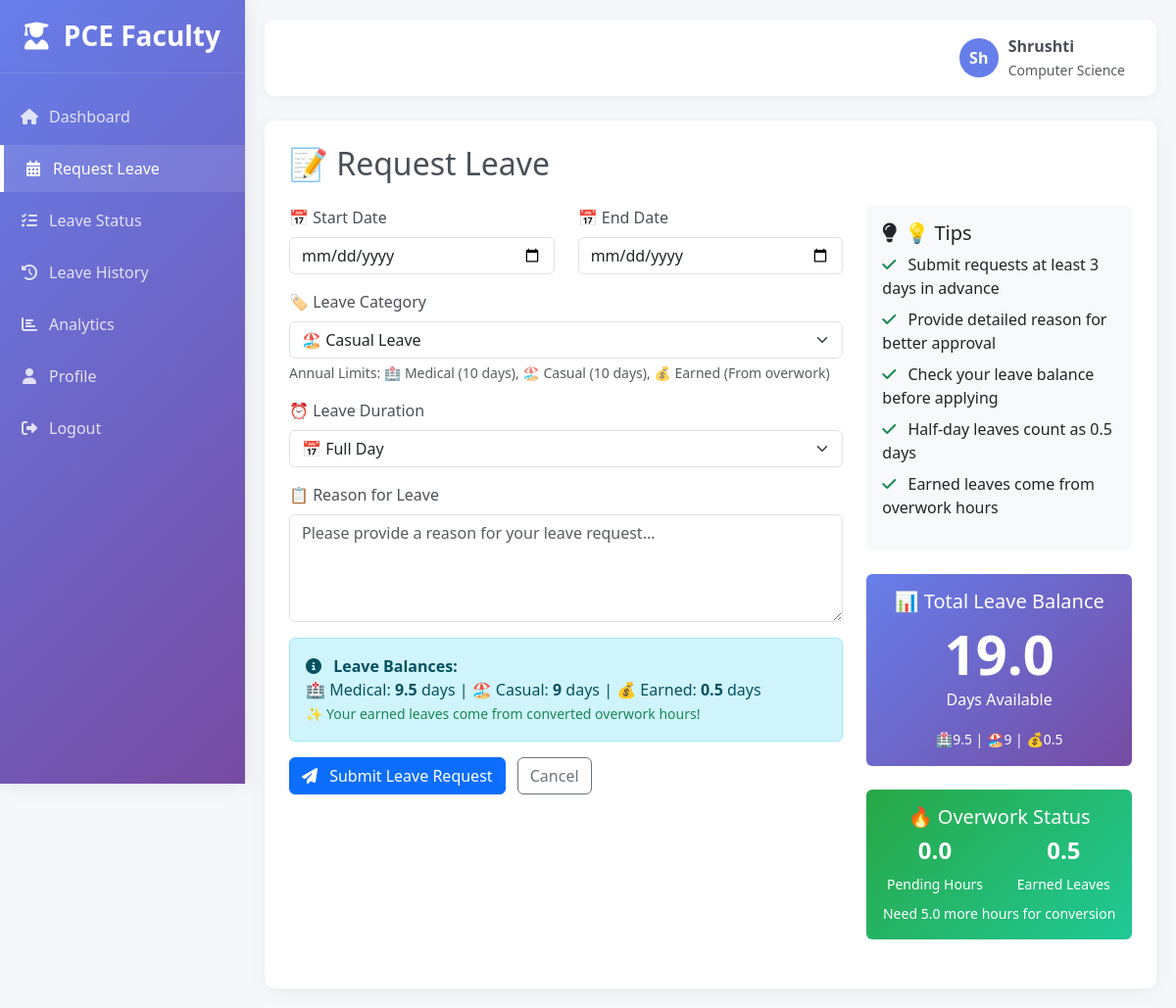
Screenshot of /request_leave (signed in) with the database file from the repository.
### main.py (models this page shows)
class User(UserMixin, db.Model):
    id = db.Column(db.Integer, primary_key=True)
    username = db.Column(db.String(80), unique=True, nullable=False)
    password_hash = db.Column(db.String(255), nullable=False)
    email = db.Column(db.String(120), unique=True, nullable=False)
    full_name = db.Column(db.String(100), nullable=False)
    department = db.Column(db.String(100), nullable=False)
    phone_number = db.Column(db.String(15), nullable=True)
    designation = db.Column(db.String(50), default='Faculty')
    date_of_joining = db.Column(db.Date, nullable=True)
    employee_id = db.Column(db.String(20), unique=True, nullable=True)
    medical_leave_total = db.Column(db.Integer, default=10)
    medical_leave_used = db.Column(db.Integer, default=0)
    medical_leave_left = db.Column(db.Integer, default=10)
    casual_leave_total = db.Column(db.Integer, default=10)
    casual_leave_used = db.Column(db.Integer, default=0)
    casual_leave_left = db.Column(db.Integer, default=10)
    earned_leave_total = db.Column(db.Integer, default=0)
    earned_leave_used = db.Column(db.Integer, default=0)
    earned_leave_left = db.Column(db.Integer, default=0)
    overwork_hours = db.Column(db.Float, default=0.0)
    pending_overwork_hours = db.Column(db.Float, default=0.0)
    reset_token = db.Column(db.String(100), nullable=True)
    reset_token_expiration = db.Column(db.DateTime, nullable=True)
    current_year = db.Column(db.Integer, default=lambda: datetime.now().year)
    created_at = db.Column(db.DateTime, default=datetime.utcnow)
    updated_at = db.Column(db.DateTime, default=datetime.utcnow, onupdate=datetime.utcnow)

### main.py (the view, shortened to what this page needs)
@app.route('/request_leave', methods=['GET', 'POST'])
@login_required
def request_leave():
    return render_template('request_leave.html', user=current_user)

### main.py (called while the page is built)
@login_manager.user_loader
def load_user(user_id):
    return db.session.get(User, int(user_id))

### templates/request_leave.html (shortened to what this page needs)
{% extends "base.html" %}
{% block content %}
<div class="row">
    <div class="col-12">
        <div class="dashboard-card">
            <h2 class="mb-4">📝 Request Leave</h2>
            <div class="row">
                <div class="col-lg-8">
                    <form method="POST" action="{{ url_for('request_leave') }}" id="leaveForm">
                        <div class="row mb-3">
                            <div class="col-md-6">
                                <label for="start_date" class="form-label">📅 Start Date</label>
                                <input type="date" class="form-control" id="start_date" name="start_date" required>
                            </div>
                            <div class="col-md-6">
                                <label for="end_date" class="form-label">📅 End Date</label>
                                <input type="date" class="form-control" id="end_date" name="end_date" required>
                            </div>
                        </div>
                        <div class="mb-3">
                            <label for="leave_category" class="form-label">🏷️ Leave Category</label>
                            <select class="form-select" id="leave_category" name="leave_category" required>
                                <option value="casual" selected>🏖️ Casual Leave</option>
                            </select>
                            <div class="form-text">
                                Annual Limits: 🏥 Medical (10 days), 🏖️ Casual (10 days), 💰 Earned (From overwork)
                            </div>
                        </div>
                        <div class="mb-3">
                            <label for="leave_type" class="form-label">⏰ Leave Duration</label>
                            <select class="form-select" id="leave_type" name="leave_type">
                                <option value="full_day">📅 Full Day</option>
                            </select>
                        </div>
                        <div class="mb-3">
                            <label for="reason" class="form-label">📋 Reason for Leave</label>
                            <textarea class="form-control" id="reason" name="reason" rows="4" placeholder="Please provide a reason for your leave request..." required></textarea>
                        </div>
                        <div class="mb-3">
                            <div class="alert alert-info">
                                <i class="fas fa-info-circle me-2"></i>
                                <strong>Leave Balances:</strong><br>
                                🏥 Medical: <strong>{{ user.medical_leave_left }}</strong> days |
                                🏖️ Casual: <strong>{{ user.casual_leave_left }}</strong> days |
                                💰 Earned: <strong>{{ user.earned_leave_left }}</strong> days
                                {% if user.earned_leave_left > 0 %}
                                <br><small class="text-success">✨ Your earned leaves come from converted overwork hours!</small>
                                {% endif %}
                            </div>
                        </div>
                        <button type="submit" class="btn btn-primary">
                            <i class="fas fa-paper-plane me-2"></i> Submit Leave Request
                        </button>
                        <a href="{{ url_for('dashboard') }}" class="btn btn-outline-secondary ms-2">Cancel</a>
                    </form>
                </div>
                <div class="col-lg-4">
                    <div class="card border-0 bg-light">
                        <div class="card-body">
                            <h5 class="card-title"><i class="fas fa-lightbulb me-2"></i>💡 Tips</h5>
                            <ul class="list-unstyled">
                                <li class="mb-2"><i class="fas fa-check text-success me-2"></i> Submit requests at least 3 days in advance</li>
                                <li class="mb-2"><i class="fas fa-check text-success me-2"></i> Provide detailed reason for better approval</li>
                                <li class="mb-2"><i class="fas fa-check text-success me-2"></i> Check your leave balance before applying</li>
                                <li class="mb-2"><i class="fas fa-check text-success me-2"></i> Half-day leaves count as 0.5 days</li>
                                <li class="mb-2"><i class="fas fa-check text-success me-2"></i> Earned leaves come from overwork hours</li>
                            </ul>
                        </div>
                    </div>
                    <div class="card border-0 mt-4" style="background: linear-gradient(135deg, #667eea 0%, #764ba2 100%); color: white;">
                        <div class="card-body text-center">
                            <h5 class="card-title">📊 Total Leave Balance</h5>
                            <div class="display-4 fw-bold">{{ user.medical_leave_left + user.casual_leave_left + user.earned_leave_left }}</div>
                            <p class="card-text">Days Available</p>
                            <small>
                                🏥{{ user.medical_leave_left }} | 🏖️{{ user.casual_leave_left }} | 💰{{ user.earned_leave_left }}
                            </small>
                        </div>
                    </div>
                    <div class="card border-0 mt-4" style="background: linear-gradient(135deg, #28a745 0%, #20c997 100%); color: white;">
                        <div class="card-body text-center">
                            <h5 class="card-title">🔥 Overwork Status</h5>
                            <div class="row text-center">
                                <div class="col-6">
                                    <div class="h4 fw-bold">{{ user.pending_overwork_hours }}</div>
                                    <small>Pending Hours</small>
                                </div>
                                <div class="col-6">
                                    <div class="h4 fw-bold">{{ user.earned_leave_left }}</div>
                                    <small>Earned Leaves</small>
                                </div>
                            </div>
                            {% if user.pending_overwork_hours < 5 %}
                            <small class="mt-2 d-block">
                                Need {{ 5 - user.pending_overwork_hours }} more hours for conversion
                            </small>
                            {% endif %}
                        </div>
                    </div>
                </div>
            </div>
        </div>
    </div>
</div>
{% endblock %}

### templates/base.html (shortened to what this page needs)
<!DOCTYPE html>
<html lang="en">
<head>
    <link href="https://cdn.jsdelivr.net/npm/bootstrap@5.3.0/dist/css/bootstrap.min.css" rel="stylesheet">
    <link rel="stylesheet" href="https://cdnjs.cloudflare.com/ajax/libs/font-awesome/6.4.0/css/all.min.css">
</head>
<body>
    {% if current_user.is_authenticated %}
    <div class="sidebar">
        <div class="sidebar-header">
            <h3><i class="fas fa-user-graduate me-2"></i> PCE Faculty</h3>
        </div>
        <div class="sidebar-menu">
            <ul>
                <li>
                    {% if current_user.username == 'admin' %}
                    <a href="{{ url_for('admin_dashboard') }}" class="{% if request.endpoint == 'admin_dashboard' %}active{% endif %}">
                        <i class="fas fa-home"></i> <span>Dashboard</span>
                    </a>
                    {% else %}
                    <a href="{{ url_for('dashboard') }}" class="{% if request.endpoint == 'dashboard' %}active{% endif %}">
                        <i class="fas fa-home"></i> <span>Dashboard</span>
                    </a>
                    {% endif %}
                </li>
                {% if current_user.username == 'admin' %}
                <li><a href="{{ url_for('admin_pending_requests') }}" class="{% if request.endpoint == 'admin_pending_requests' %}active{% endif %}"><i class="fas fa-tasks"></i> <span>Pending Requests</span></a></li>
                <li><a href="{{ url_for('admin_faculty_list') }}" class="{% if request.endpoint == 'admin_faculty_list' %}active{% endif %}"><i class="fas fa-users"></i> <span>Faculty Management</span></a></li>
                {% else %}
                <li><a href="{{ url_for('request_leave') }}" class="{% if request.endpoint == 'request_leave' %}active{% endif %}"><i class="fas fa-calendar-alt"></i> <span>Request Leave</span></a></li>
                <li><a href="{{ url_for('status') }}" class="{% if request.endpoint == 'status' %}active{% endif %}"><i class="fas fa-tasks"></i> <span>Leave Status</span></a></li>
                <li><a href="{{ url_for('history') }}" class="{% if request.endpoint == 'history' %}active{% endif %}"><i class="fas fa-history"></i> <span>Leave History</span></a></li>
                <li><a href="{{ url_for('stats') }}" class="{% if request.endpoint == 'stats' %}active{% endif %}"><i class="fas fa-chart-bar"></i> <span>Analytics</span></a></li>
                {% endif %}
                <li><a href="{{ url_for('profile') }}" class="{% if request.endpoint == 'profile' %}active{% endif %}"><i class="fas fa-user"></i> <span>Profile</span></a></li>
                <li><a href="{{ url_for('logout') }}"><i class="fas fa-sign-out-alt"></i> <span>Logout</span></a></li>
            </ul>
        </div>
    </div>
    {% endif %}
    <div class="{% if current_user.is_authenticated %}main-content{% endif %}">
        {% if current_user.is_authenticated %}
        <nav class="navbar navbar-expand-lg">
            <div class="container-fluid">
                <div class="d-flex align-items-center ms-auto">
                    <div class="user-info">
                        <div class="user-avatar">
                            {{ current_user.full_name[0] }}{{ current_user.full_name.split(' ')[1][0] if current_user.full_name.split(' ')|length > 1 else current_user.full_name[1] }}
                        </div>
                        <div>
                            <div class="fw-bold">{{ current_user.full_name }}</div>
                            <small class="text-muted">{{ current_user.department }}</small>
                        </div>
                    </div>
                </div>
            </div>
        </nav>
        {% endif %}
        {% block content %}{% endblock %}
    </div>
</body>
</html>

### templates/base.html (style rules this page uses)
:root { --primary: #667eea; --primary-dark: #5a6fd8; --secondary: #764ba2; --success: #17c964; --warning: #f5a623; --info: #007bff; --light: #f8f9fa; --dark: #343a40; --gray: #6c757d; --card-shadow: 0 4px 20px 0 rgba(0, 0, 0, 0.05); --sidebar-width: 250px; }
body { font-family: 'Segoe UI', Tahoma, Geneva, Verdana, sans-serif; background-color: #f5f7fb; color: #495057; margin: 0; padding: 0; }
.sidebar { position: fixed; top: 0; left: 0; height: 100vh; width: var(--sidebar-width); background: linear-gradient(135deg, var(--primary) 0%, var(--secondary) 100%); color: white; z-index: 1000; box-shadow: 0 0 20px rgba(0, 0, 0, 0.1); transition: all 0.3s; }
.sidebar-header { padding: 20px; border-bottom: 1px solid rgba(255, 255, 255, 0.1); text-align: center; }
.sidebar-header h3 { margin: 0; font-weight: 600; }
.sidebar-menu { padding: 20px 0; }
.sidebar-menu ul { list-style: none; padding: 0; margin: 0; }
.sidebar-menu li { margin-bottom: 5px; }
.sidebar-menu a { display: flex; align-items: center; padding: 12px 20px; color: rgba(255, 255, 255, 0.8); text-decoration: none; transition: all 0.3s; }
.sidebar-menu a:hover, .sidebar-menu a.active { background: rgba(255, 255, 255, 0.1); color: white; border-left: 4px solid white; }
.sidebar-menu i { margin-right: 10px; width: 20px; text-align: center; }
.main-content { margin-left: var(--sidebar-width); padding: 20px; min-height: 100vh; }
.navbar { background: white; box-shadow: 0 2px 10px rgba(0, 0, 0, 0.05); padding: 15px 20px; margin-bottom: 25px; border-radius: 10px; }
.user-info { display: flex; align-items: center; }
.user-avatar { width: 40px; height: 40px; border-radius: 50%; background: var(--primary); color: white; display: flex; align-items: center; justify-content: center; margin-right: 10px; font-weight: bold; }
.dashboard-card { background: white; border-radius: 10px; box-shadow: var(--card-shadow); padding: 25px; margin-bottom: 25px; transition: transform 0.3s, box-shadow 0.3s; border: none; height: 100%; }

### rows the page displays
User: full_name "S", full_name.split|length "h", full_name "Shrushti", department "Computer Science", medical_leave_left "9.5", casual_leave_left "9", earned_leave_left "0.5", medical_leave_left+casual_leave_left+earned_leave_left "19.0", pending_overwork_hours "0.0", 5-user.pending_overwork_hours "5.0"
